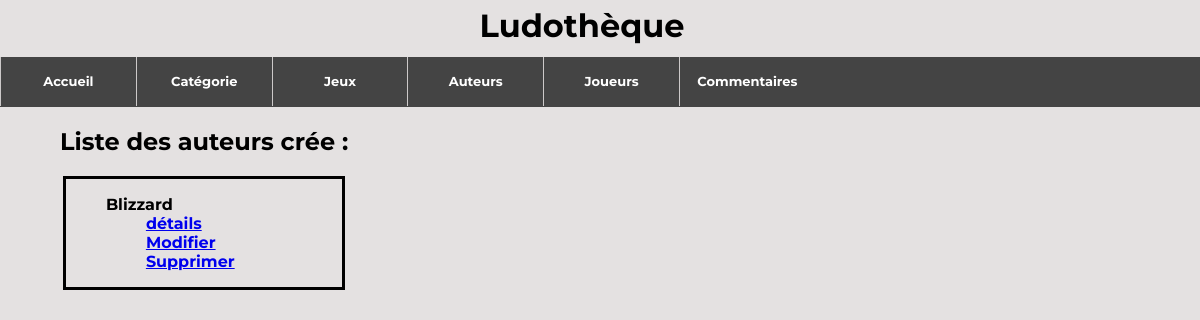
The app's page /ludo/affichageauteurs/, older data.
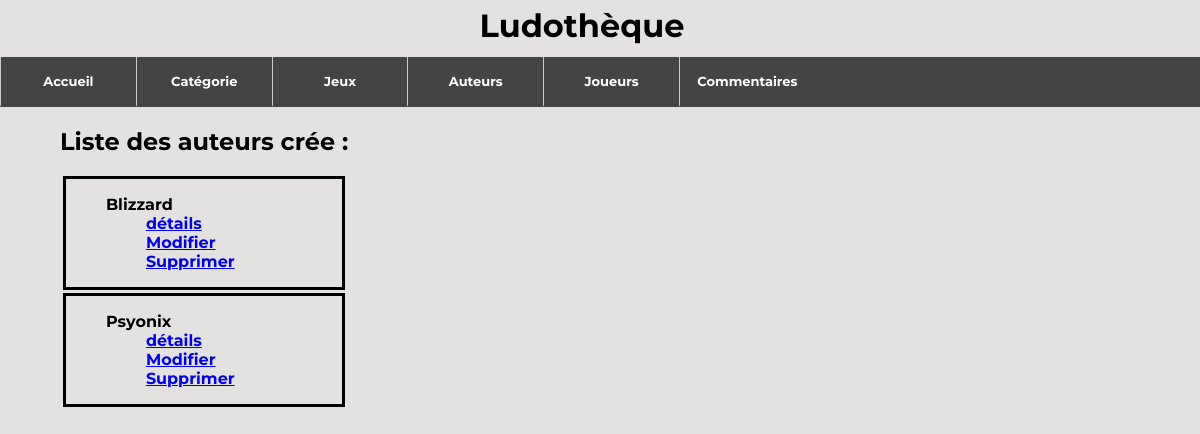
The same page, newer data.
### ludo/models.py (models this page shows, shortened)
class Auteurs(models.Model):
    nom_aut = models.CharField(max_length=100)
    age_aut = models.IntegerField(blank=False)
    photo_aut = models.CharField(max_length=300)
    def __str__(self):
        chaine3 = f"{self.nom_aut}"
        return chaine3

### ludo/views.py (the view)
# urls.py: path('affichageauteurs/', views.affichageauteurs),
def affichageauteurs(request):
    liste3 = list(models.Auteurs.objects.all())
    return render(request, 'ludo/affichageauteurs.html',{"liste" : liste3})

### ludo/templates/ludo/affichageauteurs.html (shortened to what this page needs)
<!DOCTYPE html>
<html lang="en">
<head>
</head>
{% extends 'main.html' %}
{% load static %}
{% block content %}
<body>
    <div class="margin">
        <h2> Liste des auteurs crée :</h2>
        {% for a in liste %}
        <div class="li_Border">
            <ul>
                {{a}}
                <ul><a href="/ludo/afficheauteurs/{{a.id}}/">détails</a></ul>
                <ul><a class="updateauteurs" href="/ludo/updateauteurs/{{a.id}}/">Modifier</a></ul>
                <ul><a class="del" href="/ludo/deleteauteurs/{{a.id}}/">Supprimer</a></ul>
            </ul>
        </div>
        {% endfor %}
    </div>
</body>
</html>
{% endblock %}

Row changes from the older to the newer data that the page shows:
added Auteurs: nom_aut "Psyonix"
